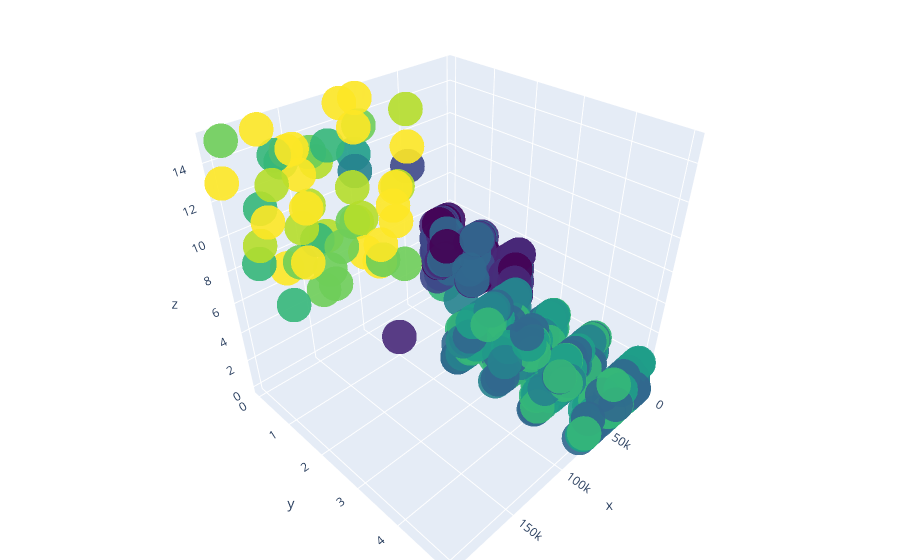

The notebook cell this image was saved under:
### Code cell
#Creates a 3D scatter plot with plotly
fig = go.Figure(data=[go.Scatter3d(
    x=df['Avg_Credit_Limit'], #Ορίζει τον άξονα x με τις τιμές της στήλης 'Avg_Credit_Limit'
    y=df['Total_visits_bank'], #Ορίζει τον άξονα y με τις τιμές της στήλης 'Total_visits_bank'
    z=df['Total_visits_online'], #Ορίζει τον άξονα z με τις τιμές της στήλης 'Total_visits_online'
    mode='markers', #Ορίζει τον τρόπο παρουσίασης των δεδομένων ως σημεία
    marker=dict(
        size=12, #Ορίζει το μέγεθος των σημείων
        color=df['Total_Credit_Cards'], #Ορίζει το χρώμα των σημείων με βάση τις τιμές της στήλης 'Total_Credit_Cards'
        colorscale='Viridis', #Ορίζει το χρωματικό εύρος των σημείων
        opacity=0.9 #Ορίζει τη διαφάνεια των σημείων
    )
)])

#Sets the plot layout
fig.update_layout(margin=dict(l=0, r=0, b=0, t=0))

#Shows the plot
fig.show()

### Figure 1 — Plotly figure (JSON) as saved in the notebook; plotly's stock layout.template omitted (floating-point values rounded to 4 significant figures; data arrays with more than 128 entries replaced by an {"elided": "..."} marker saying what was removed)
{"data": [{"marker": {"color": {"elided": "660 int values"}, "colorscale": [[0, "#440154"], [0.1111, "#482878"], [0.2222, "#3e4989"], [0.3333, "#31688e"], [0.4444, "#26828e"], [0.5556, "#1f9e89"], [0.6667, "#35b779"], [0.7778, "#6ece58"], [0.8889, "#b5de2b"], [1, "#fde725"]], "opacity": 0.9, "size": 12}, "mode": "markers", "type": "scatter3d", "x": {"elided": "660 int values"}, "y": {"elided": "660 int values"}, "z": {"elided": "660 int values"}}], "layout": {"margin": {"b": 0, "l": 0, "r": 0, "t": 0}}}
